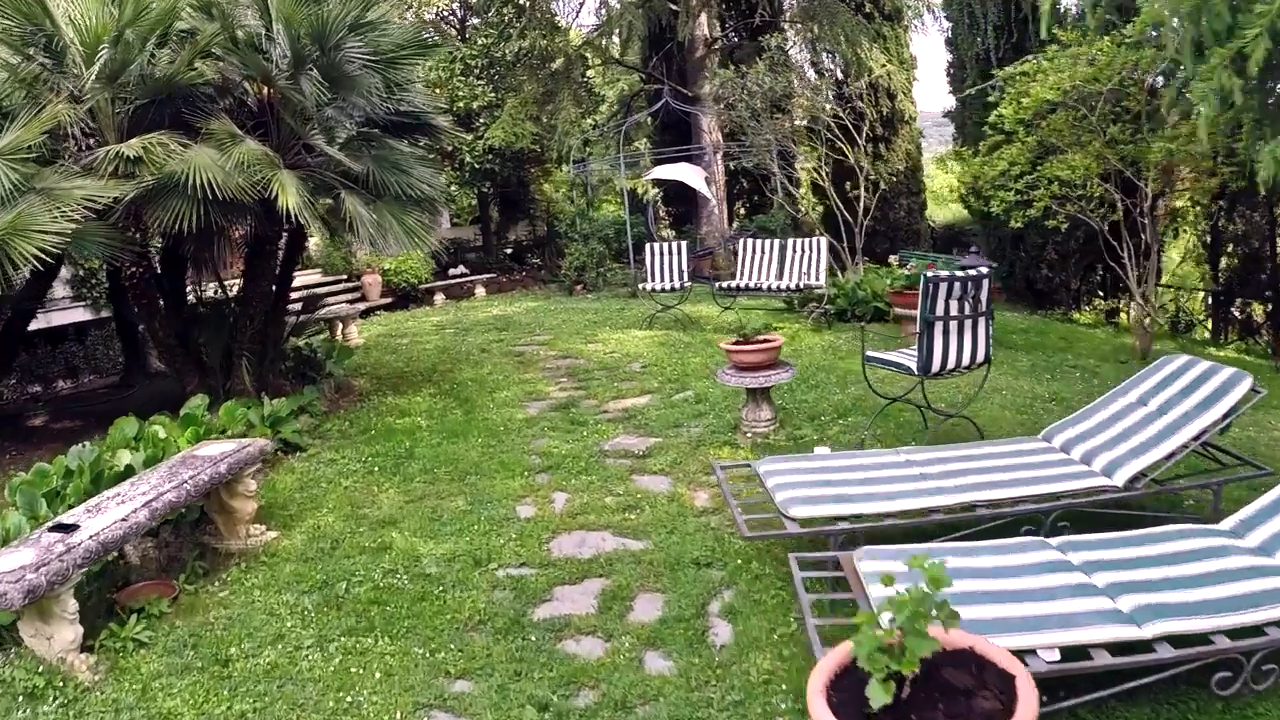
#> input picture frame 35 of OpenCV/gui_feature/short.mp4, 1280 x 720 px
$ python video.py
#> lines starting #> are read from the running program, lines starting #| are printed output that depends on the picture
import numpy as np
import cv2

cap = cv2.VideoCapture('short.mp4')

while(True):
    # Capture frame-by-frame
    ret, frame = cap.read()
#> frame is the input picture: shape (720, 1280, 3); mean B, G, R 82.3, 111.1, 104

    if ret == False:
        break

    # Our operations on the frame come here
    gray = cv2.cvtColor(frame, cv2.COLOR_BGR2GRAY)
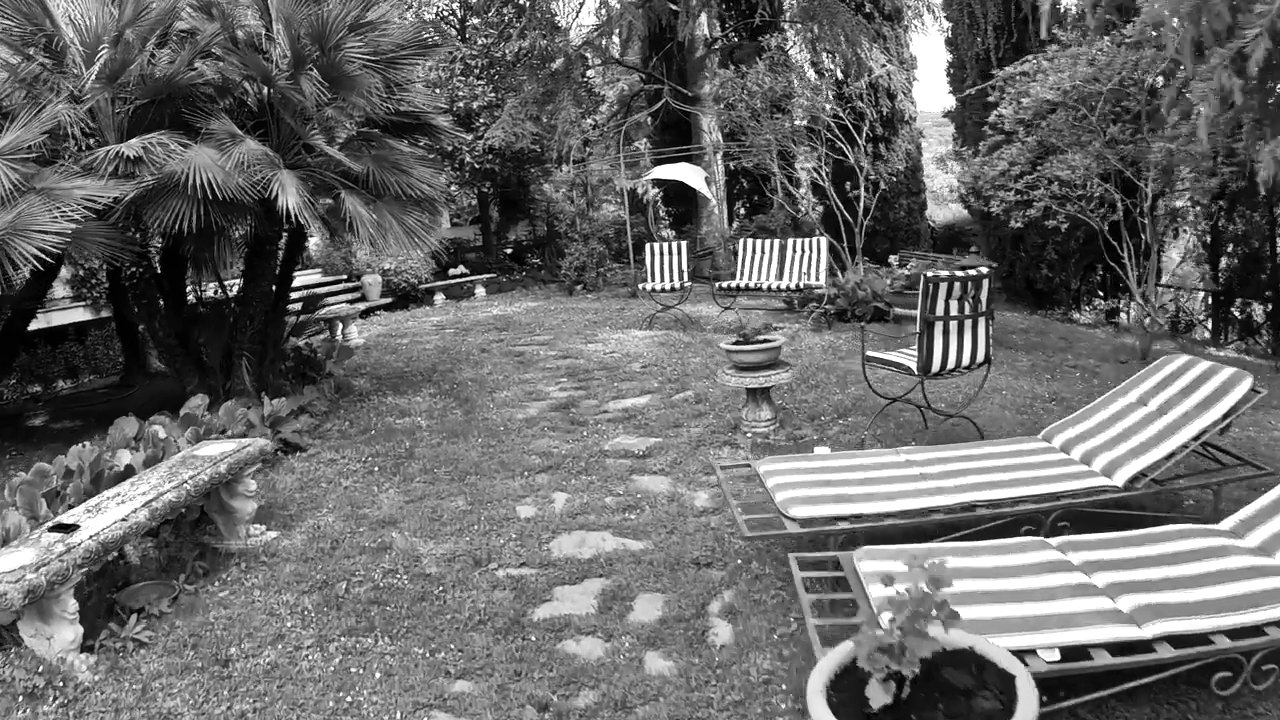
#> gray: shape (720, 1280); min 0, max 255, mean 105.7

    # Display the resulting frame
    cv2.imshow('frame', gray)
    if cv2.waitKey(1) & 0xFF == ord('q'):
#> (key q is pressed here)
        break

# When everything done, release the capture
cap.release()
cv2.destroyAllWindows()

$ run again, starting later in the video
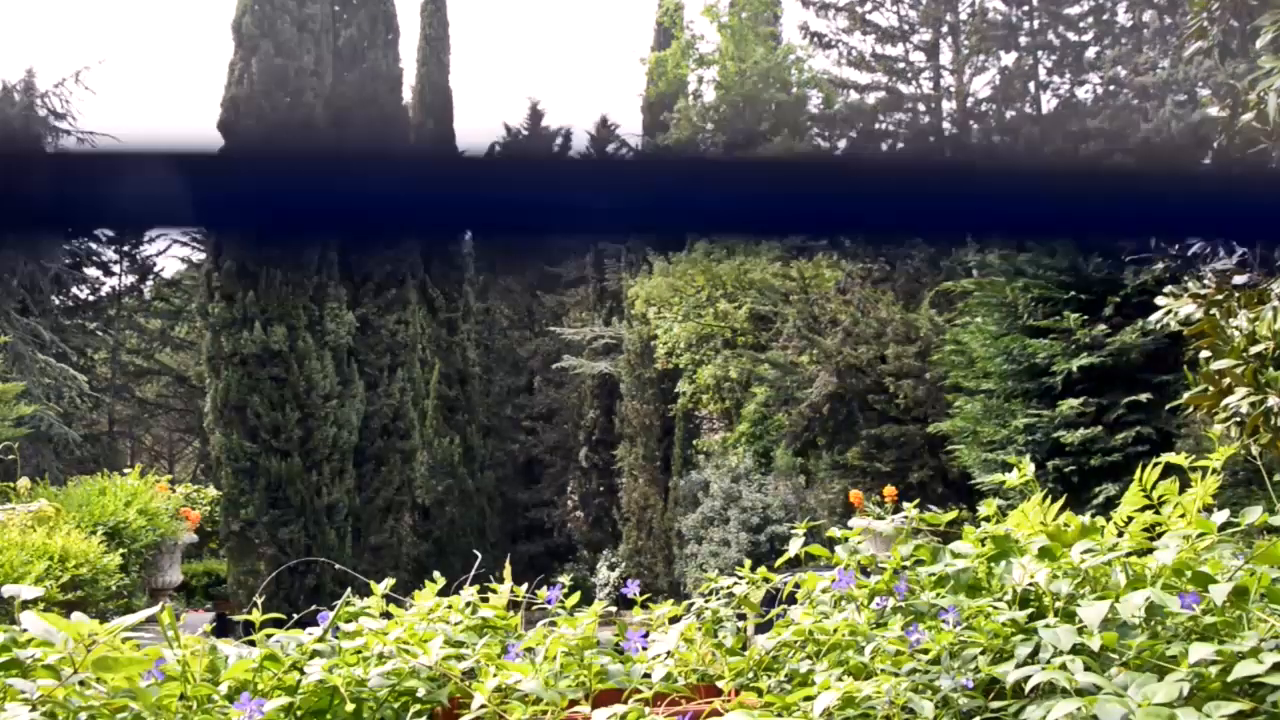
#> input picture frame 159 of OpenCV/gui_feature/short.mp4, 1280 x 720 px
#> frame is the input picture: shape (720, 1280, 3); mean B, G, R 85.4, 105.4, 102.8
#> `gray = cv2.cvtColor(frame, cv2.COLOR_BGR2GRAY)`:
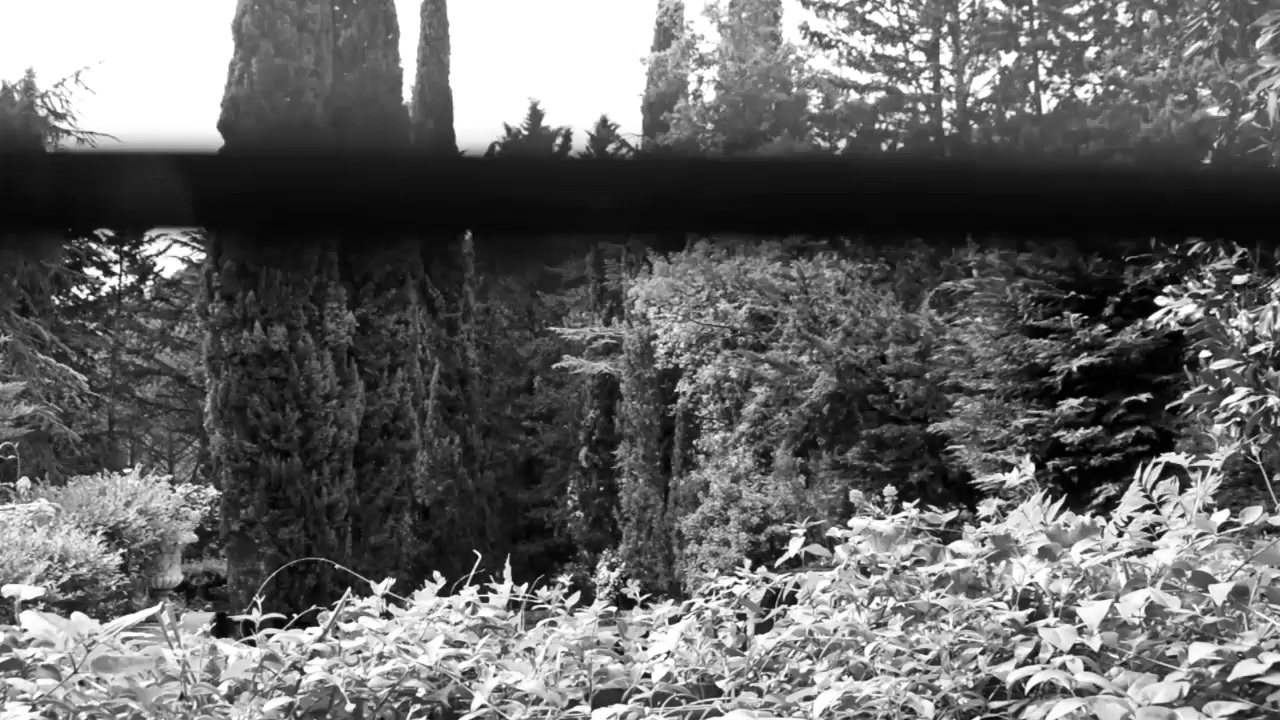
#> gray: shape (720, 1280); min 0, max 255, mean 102.3
